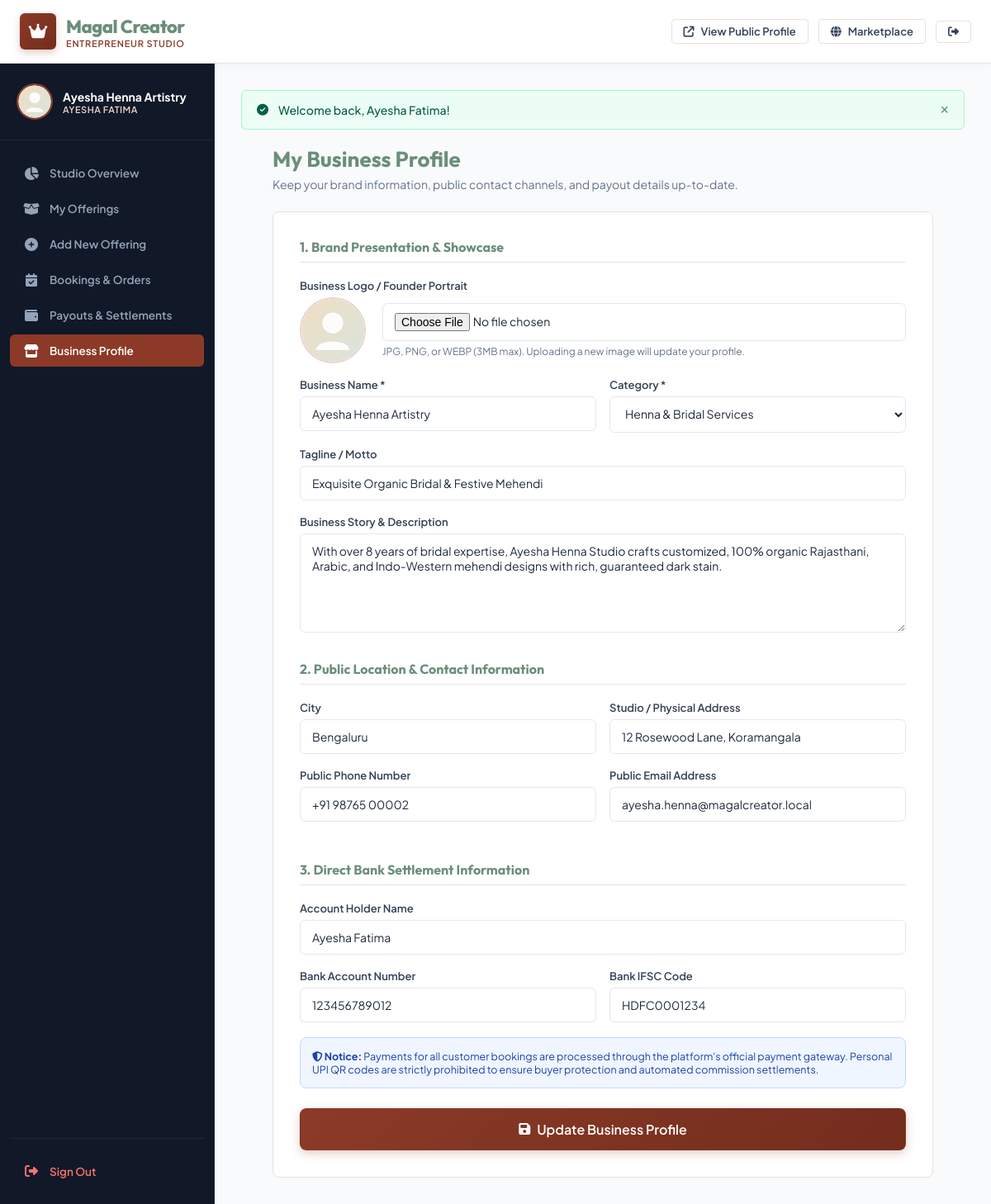
Page /provider/profile.php (signed in) on the committed database.
### tables this page shows
CREATE TABLE `service_providers` (
    `id` INT UNSIGNED AUTO_INCREMENT PRIMARY KEY,
    `user_id` INT UNSIGNED NOT NULL UNIQUE,
    `business_name` VARCHAR(200) NOT NULL,
    `slug` VARCHAR(220) NOT NULL UNIQUE,
    `category_id` INT UNSIGNED NULL,
    `tagline` VARCHAR(255) DEFAULT NULL,
    `description` TEXT DEFAULT NULL,
    `location` VARCHAR(255) DEFAULT NULL,
    `city` VARCHAR(100) DEFAULT NULL,
    `contact_phone` VARCHAR(25) DEFAULT NULL,
    `contact_email` VARCHAR(191) DEFAULT NULL,
    `logo_image` VARCHAR(255) DEFAULT 'default_logo.png',
    `cover_banner` VARCHAR(255) DEFAULT 'default_banner.png',
    `approval_status` ENUM('pending', 'approved', 'rejected') NOT NULL DEFAULT 'pending',
    `is_featured` TINYINT(1) NOT NULL DEFAULT 0,
    `bank_account_name` VARCHAR(150) DEFAULT NULL,
    `bank_account_number` VARCHAR(50) DEFAULT NULL,
    `bank_ifsc` VARCHAR(25) DEFAULT NULL,
    `created_at` TIMESTAMP DEFAULT CURRENT_TIMESTAMP,
    `updated_at` TIMESTAMP DEFAULT CURRENT_TIMESTAMP ON UPDATE CURRENT_TIMESTAMP,
    FOREIGN KEY (`user_id`) REFERENCES `users`(`id`) ON DELETE CASCADE,
    FOREIGN KEY (`category_id`) REFERENCES `categories`(`id`) ON DELETE SET NULL,
    INDEX `idx_provider_approval` (`approval_status`),
    INDEX `idx_provider_featured` (`is_featured`)
);

CREATE TABLE `categories` (
    `id` INT UNSIGNED AUTO_INCREMENT PRIMARY KEY,
    `name` VARCHAR(100) NOT NULL UNIQUE,
    `slug` VARCHAR(120) NOT NULL UNIQUE,
    `description` TEXT DEFAULT NULL,
    `icon_class` VARCHAR(50) DEFAULT 'fa-tag',
    `status` ENUM('active', 'inactive') NOT NULL DEFAULT 'active',
    `created_at` TIMESTAMP DEFAULT CURRENT_TIMESTAMP,
    `updated_at` TIMESTAMP DEFAULT CURRENT_TIMESTAMP ON UPDATE CURRENT_TIMESTAMP,
    INDEX `idx_cat_status` (`status`)
);

### includes/security.php (called while the page is built, shortened)
<?php
function e(mixed $string): string {
    return htmlspecialchars((string)($string ?? ''), ENT_QUOTES, 'UTF-8');
}

### provider/profile.php (the view, shortened to what this page needs)
<?php
require_once __DIR__ . '/../includes/security.php';
require_once __DIR__ . '/../includes/helpers.php';
include __DIR__ . '/includes/header.php';
$categories = $db->query("SELECT id, name FROM categories WHERE status = 'active' ORDER BY name ASC")->fetchAll();
?>
<div style="max-width: 800px; margin: 0 auto;">
    <div style="margin-bottom: 24px;">
        <h1 style="font-size: 26px; color: var(--secondary); margin-bottom: 4px;">My Business Profile</h1>
        <p style="font-size: 14px; color: #64748b;">Keep your brand information, public contact channels, and payout details up-to-date.</p>
    </div>
    <div style="background: #ffffff; border: 1px solid var(--border-color); border-radius: var(--radius-lg); padding: 32px; box-shadow: var(--shadow-sm);">
        <form action="<?php echo BASE_URL; ?>/provider/profile.php" method="POST" enctype="multipart/form-data">
            <h3 style="font-size: 16px; color: var(--secondary); border-bottom: 1px solid var(--border-color); padding-bottom: 8px; margin-bottom: 20px;">
                1. Brand Presentation &amp; Showcase
            </h3>
            <div class="form-group">
                <label class="form-label">Business Logo / Founder Portrait</label>
                <div style="display: flex; gap: 20px; align-items: center; margin-bottom: 10px;">
                    <img src="<?php echo e(get_image_url($currentProvider['logo_image'], 'provider')); ?>" alt="Current Logo" style="width: 80px; height: 80px; border-radius: 50%; object-fit: cover; border: 2px solid #E8D4CE;">
                    <div style="flex: 1;">
                        <input type="file" name="logo_image" class="form-control" accept="image/jpeg,image/png,image/webp">
                        <div class="form-hint">JPG, PNG, or WEBP (3MB max). Uploading a new image will update your profile.</div>
                    </div>
                </div>
            </div>
            <div class="form-row">
                <div class="form-group">
                    <label class="form-label" for="bName">Business Name *</label>
                    <input type="text" id="bName" name="business_name" class="form-control" required value="<?php echo e($currentProvider['business_name']); ?>">
                </div>
                <div class="form-group">
                    <label class="form-label" for="bCat">Category *</label>
                    <select id="bCat" name="category_id" class="form-control" required>
                        <?php foreach ($categories as $cat): ?>
                            <option value="<?php echo (int)$cat['id']; ?>" <?php echo ((int)$currentProvider['category_id'] === (int)$cat['id']) ? 'selected' : ''; ?>>
                                <?php echo e($cat['name']); ?>
                            </option>
                        <?php endforeach; ?>
                    </select>
                </div>
            </div>
            <div class="form-group">
                <label class="form-label" for="bTagline">Tagline / Motto</label>
                <input type="text" id="bTagline" name="tagline" class="form-control" placeholder="e.g. Artisanal eggless cakes crafted with love" value="<?php echo e($currentProvider['tagline'] ?? ''); ?>">
            </div>
            <div class="form-group">
                <label class="form-label" for="bDesc">Business Story &amp; Description</label>
                <textarea id="bDesc" name="description" class="form-control" style="min-height: 120px;"><?php echo e($currentProvider['description'] ?? ''); ?></textarea>
            </div>
            <h3 style="font-size: 16px; color: var(--secondary); border-bottom: 1px solid var(--border-color); padding-bottom: 8px; margin: 30px 0 20px;">
                2. Public Location &amp; Contact Information
            </h3>
            <div class="form-row">
                <div class="form-group">
                    <label class="form-label" for="bCity">City</label>
                    <input type="text" id="bCity" name="city" class="form-control" value="<?php echo e($currentProvider['city'] ?? ''); ?>">
                </div>
                <div class="form-group">
                    <label class="form-label" for="bLoc">Studio / Physical Address</label>
                    <input type="text" id="bLoc" name="location" class="form-control" value="<?php echo e($currentProvider['location'] ?? ''); ?>">
                </div>
            </div>
            <div class="form-row">
                <div class="form-group">
                    <label class="form-label" for="bPhone">Public Phone Number</label>
                    <input type="text" id="bPhone" name="contact_phone" class="form-control" value="<?php echo e($currentProvider['contact_phone'] ?? ''); ?>">
                </div>
                <div class="form-group">
                    <label class="form-label" for="bEmail">Public Email Address</label>
                    <input type="email" id="bEmail" name="contact_email" class="form-control" value="<?php echo e($currentProvider['contact_email'] ?? ''); ?>">
                </div>
            </div>
            <h3 style="font-size: 16px; color: var(--secondary); border-bottom: 1px solid var(--border-color); padding-bottom: 8px; margin: 30px 0 20px;">
                3. Direct Bank Settlement Information
            </h3>
            <div class="form-group">
                <label class="form-label" for="accName">Account Holder Name</label>
                <input type="text" id="accName" name="bank_account_name" class="form-control" value="<?php echo e($currentProvider['bank_account_name'] ?? ''); ?>">
            </div>
            <div class="form-row">
                <div class="form-group">
                    <label class="form-label" for="accNum">Bank Account Number</label>
                    <input type="text" id="accNum" name="bank_account_number" class="form-control" value="<?php echo e($currentProvider['bank_account_number'] ?? ''); ?>">
                </div>
                <div class="form-group">
                    <label class="form-label" for="accIfsc">Bank IFSC Code</label>
                    <input type="text" id="accIfsc" name="bank_ifsc" class="form-control" value="<?php echo e($currentProvider['bank_ifsc'] ?? ''); ?>">
                </div>
            </div>
            <div style="background: #eff6ff; border: 1px solid #bfdbfe; border-radius: 8px; padding: 14px; font-size: 12.5px; color: #1e40af; margin-bottom: 24px;">
                <i class="fa-solid fa-shield-halved"></i>
                <strong>Notice:</strong> Payments for all customer bookings are processed through the platform's official payment gateway. Personal UPI QR codes are strictly prohibited to ensure buyer protection and automated commission settlements.
            </div>
            <button type="submit" class="btn btn-primary btn-lg" style="width: 100%;">
                <i class="fa-solid fa-floppy-disk"></i> Update Business Profile
            </button>
        </form>
    </div>
</div>
<?php include __DIR__ . '/includes/footer.php'; ?>

### provider/includes/header.php (shortened to what this page needs)
<?php
require_once __DIR__ . '/../../includes/security.php';
require_once __DIR__ . '/../../includes/helpers.php';
$db = getDB();
$providerId = current_provider_id();
$spStmt = $db->prepare("SELECT * FROM service_providers WHERE id = :id LIMIT 1");
$spStmt->execute(['id' => $providerId]);
$currentProvider = $spStmt->fetch();
$currentScript = basename($_SERVER['PHP_SELF']);
?>
<!DOCTYPE html>
<html lang="en">
<head>
    <link rel="stylesheet" href="https://cdnjs.cloudflare.com/ajax/libs/font-awesome/6.5.1/css/all.min.css">
    <link rel="stylesheet" href="<?php echo BASE_URL; ?>/assets/css/style.css">
    <link rel="stylesheet" href="<?php echo BASE_URL; ?>/assets/css/components.css">
    <link rel="stylesheet" href="<?php echo BASE_URL; ?>/assets/css/dashboard.css">
</head>
<body>
<header class="site-header">
    <div style="padding: 0 24px;">
        <nav class="navbar">
            <a href="<?php echo BASE_URL; ?>/provider/index.php" class="brand-logo">
                <div class="brand-icon">
                    <i class="fa-solid fa-crown"></i>
                </div>
                <div class="brand-text">
                    <span class="brand-name">Magal Creator</span>
                    <span class="brand-tagline">Entrepreneur Studio</span>
                </div>
            </a>
            <div class="nav-actions">
                <a href="<?php echo BASE_URL; ?>/provider-profile.php?slug=<?php echo urlencode($currentProvider['slug']); ?>" target="_blank" class="btn btn-outline btn-sm">
                    <i class="fa-solid fa-arrow-up-right-from-square"></i> View Public Profile
                </a>
                <a href="<?php echo BASE_URL; ?>/index.php" class="btn btn-outline btn-sm">
                    <i class="fa-solid fa-globe"></i> Marketplace
                </a>
                <a href="<?php echo BASE_URL; ?>/logout.php" class="btn btn-outline btn-sm" title="Log Out">
                    <i class="fa-solid fa-right-from-bracket"></i>
                </a>
            </div>
        </nav>
    </div>
</header>
<div class="dashboard-wrapper">
    <aside class="dashboard-sidebar">
        <div class="sidebar-profile">
            <img src="<?php echo e(get_image_url($currentProvider['logo_image'], 'provider')); ?>" alt="<?php echo e($currentProvider['business_name']); ?>" class="sidebar-avatar">
            <div>
                <div class="sidebar-user-name"><?php echo e($currentProvider['business_name']); ?></div>
                <div class="sidebar-user-role"><?php echo e($_SESSION['user_name'] ?? 'Founder'); ?></div>
            </div>
        </div>
        <ul class="sidebar-nav">
            <li>
                <a href="<?php echo BASE_URL; ?>/provider/index.php" class="sidebar-link <?php echo ($currentScript === 'index.php') ? 'active' : ''; ?>">
                    <i class="fa-solid fa-chart-pie"></i> Studio Overview
                </a>
            </li>
            <li>
                <a href="<?php echo BASE_URL; ?>/provider/products.php" class="sidebar-link <?php echo (in_array($currentScript, ['products.php', 'product-edit.php'])) ? 'active' : ''; ?>">
                    <i class="fa-solid fa-box-open"></i> My Offerings
                </a>
            </li>
            <li>
                <a href="<?php echo BASE_URL; ?>/provider/product-add.php" class="sidebar-link <?php echo ($currentScript === 'product-add.php') ? 'active' : ''; ?>">
                    <i class="fa-solid fa-plus-circle"></i> Add New Offering
                </a>
            </li>
            <li>
                <a href="<?php echo BASE_URL; ?>/provider/orders.php" class="sidebar-link <?php echo ($currentScript === 'orders.php') ? 'active' : ''; ?>">
                    <i class="fa-solid fa-calendar-check"></i> Bookings &amp; Orders
                </a>
            </li>
            <li>
                <a href="<?php echo BASE_URL; ?>/provider/settlements.php" class="sidebar-link <?php echo ($currentScript === 'settlements.php') ? 'active' : ''; ?>">
                    <i class="fa-solid fa-wallet"></i> Payouts &amp; Settlements
                </a>
            </li>
            <li>
                <a href="<?php echo BASE_URL; ?>/provider/profile.php" class="sidebar-link <?php echo ($currentScript === 'profile.php') ? 'active' : ''; ?>">
                    <i class="fa-solid fa-store"></i> Business Profile
                </a>
            </li>
            <li style="margin-top: auto; padding-top: 20px; border-top: 1px solid #1f2937;">
                <a href="<?php echo BASE_URL; ?>/logout.php" class="sidebar-link" style="color: #f87171;">
                    <i class="fa-solid fa-right-from-bracket"></i> Sign Out
                </a>
            </li>
        </ul>
    </aside>
    <main class="dashboard-main">
        <?php echo render_flash(); ?>

### rows in the picture
service_providers: business_name "Ayesha Henna Artistry", category_id "Henna & Bridal Services", tagline "Exquisite Organic Bridal & Festive Mehendi", description "With over 8 years of bridal expertise, Ayesha Henna Studio crafts customized, 100% organic Rajasthani, Arabic, and Indo-Western mehendi designs with rich, guaranteed dark stain.", city "Bengaluru", location "12 Rosewood Lane, Koramangala", contact_phone "+91 98765 00002", contact_email "ayesha.henna@magalcreator.local", bank_account_name "Ayesha Fatima", bank_account_number "123456789012", bank_ifsc "HDFC0001234"

### other values in the picture
$_SESSION['user_name'] "AYESHA FATIMA"
$msg "Welcome back, Ayesha Fatima!"
